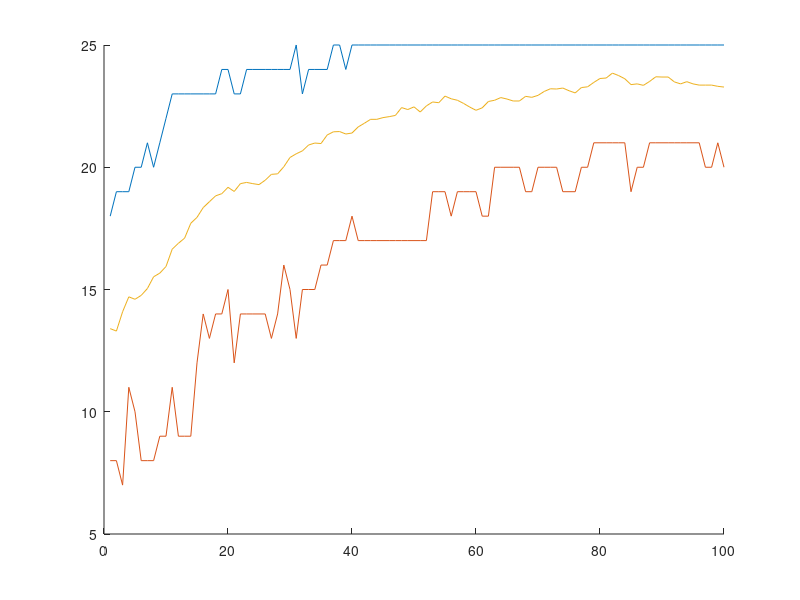
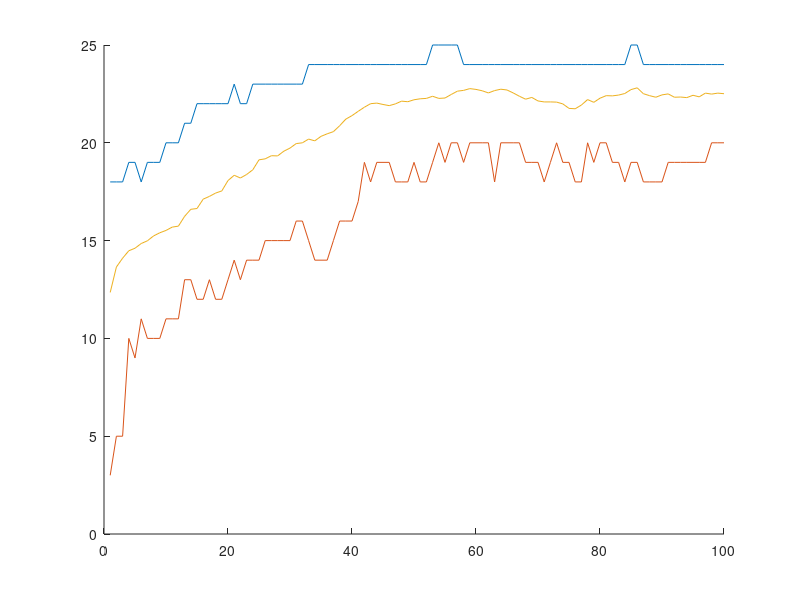
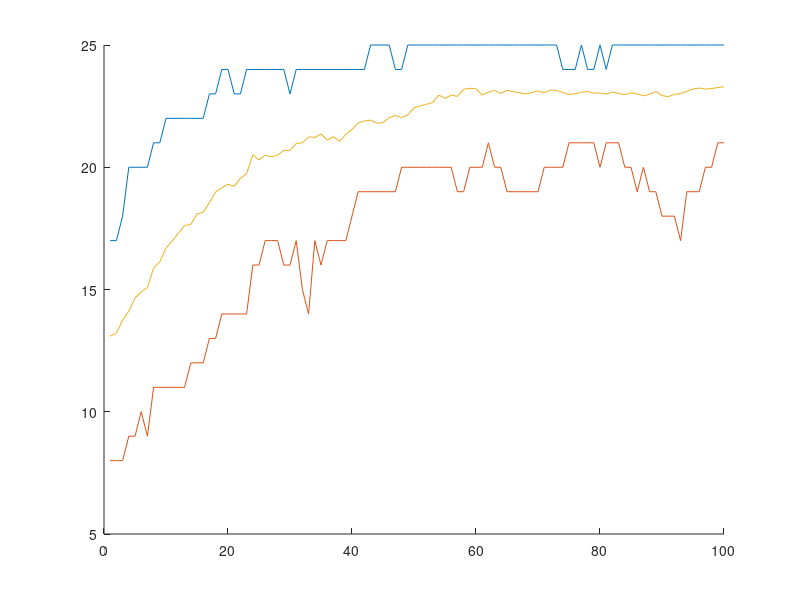
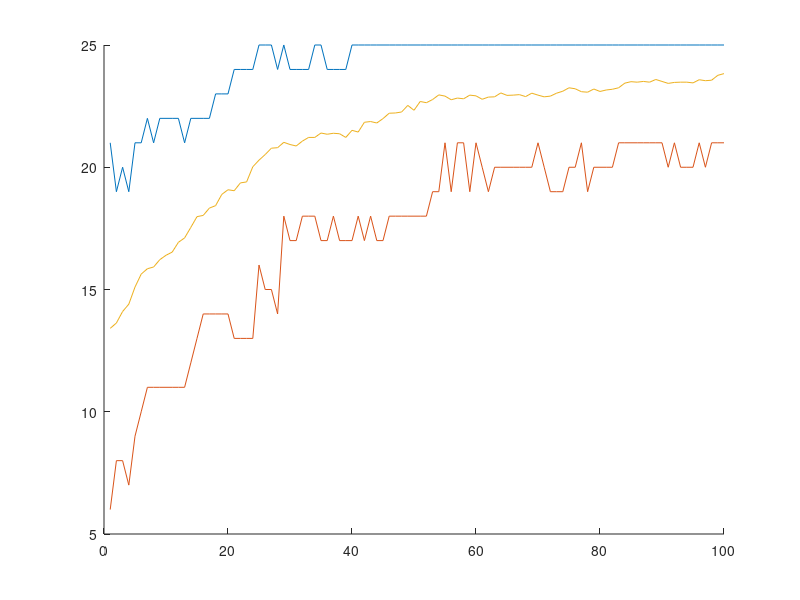

These figures' MATLAB source, in order:
%% Algoritmo Genetico Simples Q2
%rng(0,'twister');
%ss = rng;

clear all
close all

for roda=1:10
PopSize = 100 ;
GEN = 100;
CMin = [];

Conv = zeros(16,1);
PontoFlutuante = zeros(PopSize,1);

Tamanho = 25;
x = randi([0 1], PopSize,Tamanho);
Pais = zeros(size(x));
Cmax = [];

toggle = 0;
gen = 0;

while(gen~=GEN)
    gen = gen+1;

r = rand(PopSize*10,1);
mut = rand(PopSize,1);
rk = rand(PopSize/2,1);

CustoN = sum(x,2);
Custo = CustoN;
Custo = Custo/sum(Custo);
CumCusto = cumsum(Custo);

% selecao de pais na roleta
for l = 1:PopSize
    for m = 1:length(CumCusto)

        if CumCusto(m) > r(l)
            Pais(l,:) = x(m,:);
            break;
        end
    end
end

for p=1:PopSize/2
    if (rk(p) < 0.7)
            
            Pos = randi(Tamanho);
            Aux = Pais(2*p-1,Pos:Tamanho);

            Pais(2*p-1,Pos:Tamanho) = Pais(2*p,Pos:Tamanho);
            Pais(2*p,Pos:Tamanho) = Aux;        
        
    end
end

 for pp=1:PopSize
       
        if mut(pp) < 1/Tamanho
            k = randi(Tamanho);
            Pais(pp, k) = 1 - x(pp, k);
        end
 end
  
 x = Pais;

 
CustoN = sum(x,2);

CminAux(gen) = min(CustoN); 
CmaxAux(gen) = max(CustoN);
CMean(gen) = mean(CustoN);

if max(CustoN) == 25 && toggle == 0;
   terminada(roda) = gen;
    toggle =1;
end

    if gen==GEN && toggle == 0
        terminada(roda) = gen;
        toggle = 1;
    end
end
% figure;
% plot(Cmax)
% figRure;
% Cmin
figure
hold on
plot(CmaxAux);
plot(CminAux);
plot(CMean);
hold off

Media(roda) = mean(terminada);

DesvioPadrao(roda) = std(terminada);







end

Media = Media
DesvioPadrao = DesvioPadrao
